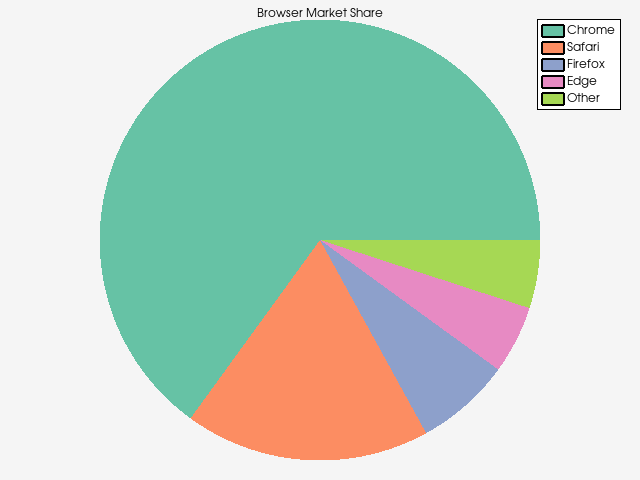

Python code for this plot:
#!/usr/bin/env python

# Pie chart of browser market share data using a chart overlay on the VTK
# rendering pipeline.

# Factory overrides: importing these modules registers the OpenGL rendering
# and interaction style implementations for vtkRenderingCore factory classes.
import vtkmodules.vtkInteractionStyle  # noqa: F401
import vtkmodules.vtkRenderingContextOpenGL2  # noqa: F401
import vtkmodules.vtkRenderingOpenGL2  # noqa: F401

# VTK pipeline classes used in this example
from vtkmodules.vtkChartsCore import vtkChartPie
from vtkmodules.vtkCommonColor import vtkColorSeries
from vtkmodules.vtkCommonCore import vtkFloatArray, vtkStringArray
from vtkmodules.vtkCommonDataModel import vtkTable
from vtkmodules.vtkRenderingContext2D import vtkContextActor
from vtkmodules.vtkRenderingCore import (
    vtkRenderWindow,
    vtkRenderWindowInteractor,
    vtkRenderer,
)

# Colors (normalized RGB)
white_smoke_rgb = (0.961, 0.961, 0.961)

# Data: browser market share percentages
label_list = ["Chrome", "Safari", "Firefox", "Edge", "Other"]
value_list = [65.0, 18.0, 7.0, 5.0, 5.0]

table = vtkTable()

arr_values = vtkFloatArray()
arr_values.SetName("Share")

arr_labels = vtkStringArray()
arr_labels.SetName("Labels")

for label, value in zip(label_list, value_list):
    arr_values.InsertNextValue(value)
    arr_labels.InsertNextValue(label)

table.AddColumn(arr_values)

# ColorSeries: use a qualitative Brewer palette for the slices
color_series = vtkColorSeries()
color_series.SetColorScheme(vtkColorSeries.BREWER_QUALITATIVE_SET2)

# Chart: create a pie chart from the share column
chart = vtkChartPie()
chart.SetTitle("Browser Market Share")
chart.SetShowLegend(True)

pie = chart.AddPlot(0)
pie.SetInputData(table)
pie.SetInputArray(0, "Share")
pie.SetLabels(arr_labels)
pie.SetColorSeries(color_series)

# ContextActor: overlay the chart on the normal VTK rendering pipeline
context_actor = vtkContextActor()
context_actor.GetScene().AddItem(chart)

# Renderer: assemble the scene
renderer = vtkRenderer()
renderer.SetBackground(white_smoke_rgb)
renderer.AddActor(context_actor)
context_actor.GetScene().SetRenderer(renderer)

# Window: display the rendered scene
render_window = vtkRenderWindow()
render_window.AddRenderer(renderer)
render_window.SetWindowName("piechart")
render_window.SetMultiSamples(0)
render_window.SetSize(640, 480)

# Interactor: handle mouse and keyboard events
render_window_interactor = vtkRenderWindowInteractor()
render_window_interactor.SetRenderWindow(render_window)

# Launch the interactive visualization
render_window_interactor.Initialize()
render_window_interactor.Start()
